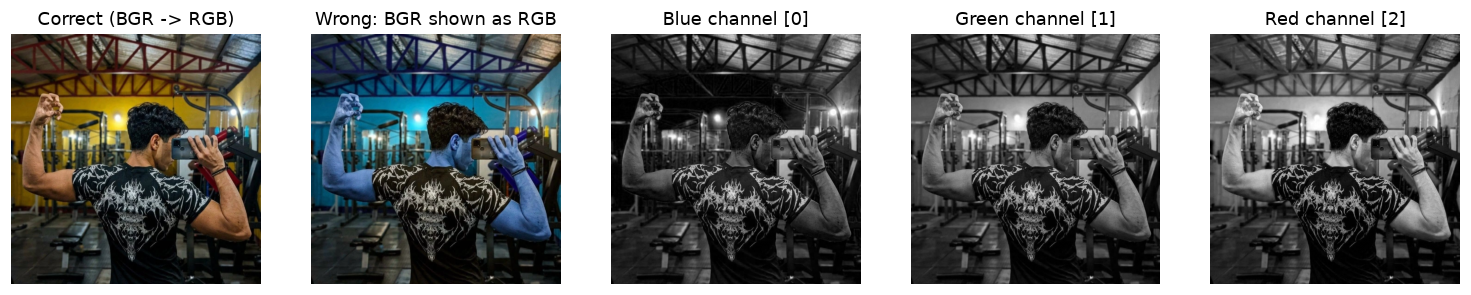
#> input picture projects/csst106/img/lab01_channels.png, 1471 x 295 px, given in place of scene.jpg, which was not available
$ python lab04_surf_features.py
#> lines starting #> are read from the running program, lines starting #| are printed output that depends on the picture
"""Lab 4 - SURF feature detection, matching, comparison with SIFT/ORB, and U-SURF.

SURF is patented, so the opencv-contrib-python wheels on PyPI are built WITHOUT
the "nonfree" module and cv2.xfeatures2d.SURF_create() raises an error.
This script uses real SURF when it is available (OpenCV built with
OPENCV_ENABLE_NONFREE=ON) and otherwise:
  * reproduces SURF's detector stage (Fast-Hessian = determinant of the Hessian
    computed with integral images / box filters) with skimage.feature.blob_doh
    to study the Hessian threshold, and
  * demonstrates the U-SURF idea (skip orientation assignment) with upright SIFT.
"""
import os
import time
import cv2
import numpy as np
import matplotlib
matplotlib.use("Agg")
import matplotlib.pyplot as plt

HERE = os.path.dirname(os.path.abspath(__file__))
OUT = os.path.join(HERE, "..", "site", "img")
os.makedirs(OUT, exist_ok=True)


def save(name):
    plt.savefig(os.path.join(OUT, name), dpi=110, bbox_inches="tight")
    plt.close()


# ---------------------------------------------------------------------------
# 1. Import libraries and load image
# ---------------------------------------------------------------------------
img = cv2.imread(os.path.join(HERE, "data", "scene.jpg"), cv2.IMREAD_GRAYSCALE)
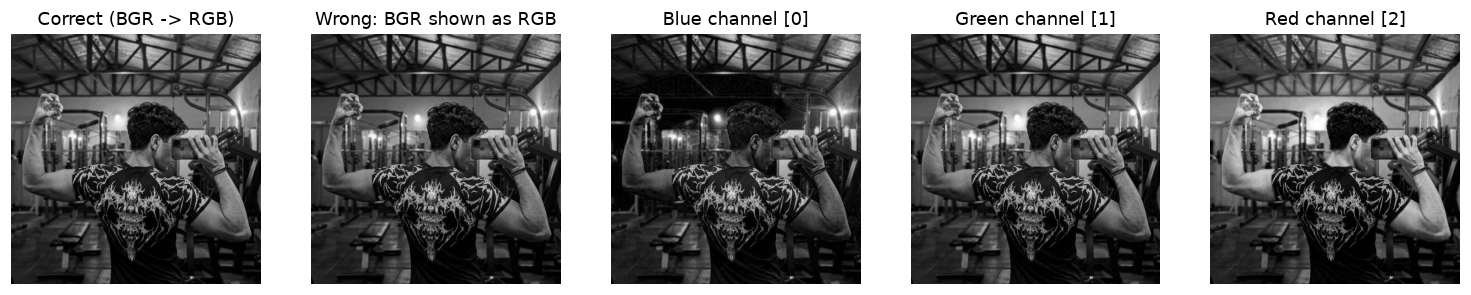
#> img: shape (295, 1471); min 0, max 255, mean 115
if img is None:
    raise FileNotFoundError("Error loading image")
h, w = img.shape
#> h = 295; w = 1471

# Second view of the same scene: rotated 30 deg, scaled 0.8x, brighter.
# Because we create it ourselves the TRUE transform M is known, so every match
# can be checked automatically (ground truth for matching accuracy).
def make_view(angle, scale, gain=1.15, bias=10):
#> called with angle = 30, scale = 0.8, gain = 1.15, bias = 10
    M = cv2.getRotationMatrix2D((w / 2, h / 2), angle, scale)
    view = cv2.warpAffine(img, M, (w, h), borderValue=0)
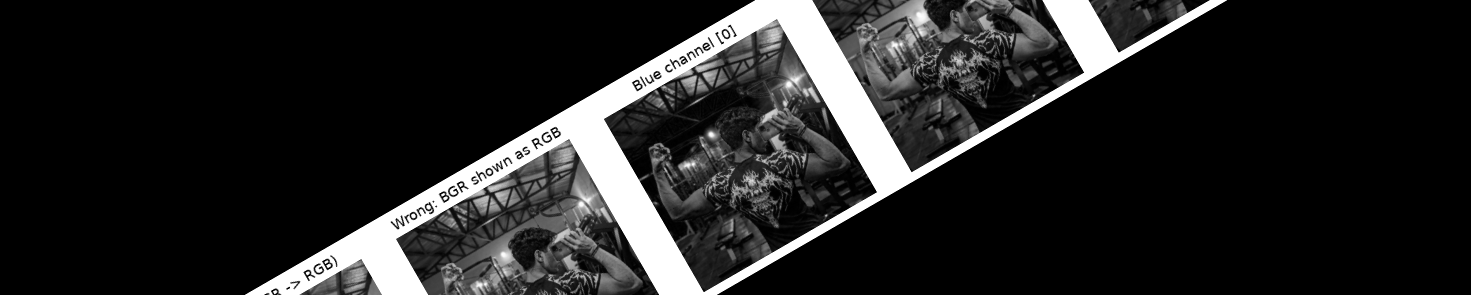
#> view: shape (295, 1471); min 0, max 255, mean 36.7
    view = cv2.convertScaleAbs(view, alpha=gain, beta=bias)
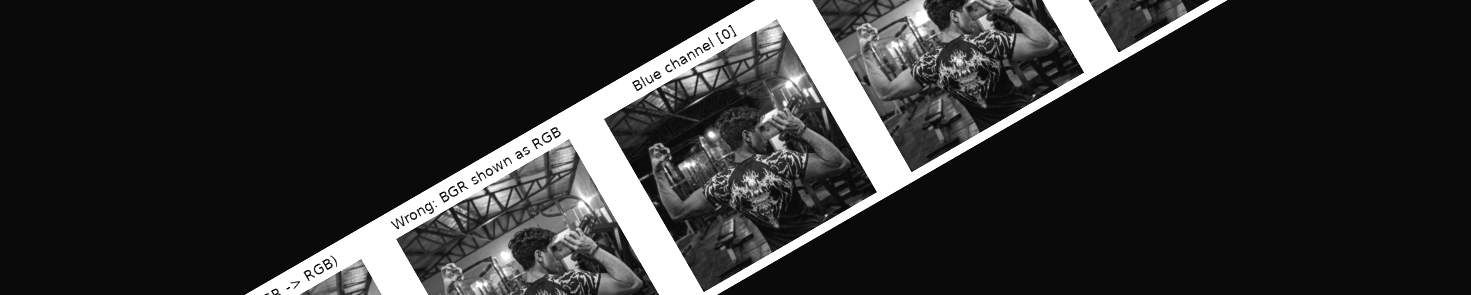
#> view: shape (295, 1471); min 10, max 255, mean 47.9
    return view, M

img2, M_true = make_view(30, 0.8)
#> M_true = [[0.693, 0.4, 166.9], [-0.4, 0.693, 339.5]]

# ---------------------------------------------------------------------------
# 2. Create SURF detector (if this OpenCV build has it)
# ---------------------------------------------------------------------------
try:
    cv2.xfeatures2d.SURF_create(400)
    SURF_AVAILABLE = True
except (cv2.error, AttributeError) as e:
    SURF_AVAILABLE = False
    print("SURF not available in this OpenCV build:", str(e).strip().splitlines()[-1])
print("OpenCV", cv2.__version__, "| SURF available:", SURF_AVAILABLE)

if SURF_AVAILABLE:
    hessian_threshold = 400
    surf = cv2.xfeatures2d.SURF_create(hessianThreshold=hessian_threshold)
    keypoints, descriptors = surf.detectAndCompute(img, None)
    print(f"Number of keypoints detected: {len(keypoints)}")

    # 3. Draw keypoints with size and orientation
    img_kp = cv2.drawKeypoints(img, keypoints, None, (255, 0, 0), cv2.DRAW_MATCHES_FLAGS_DRAW_RICH_KEYPOINTS)
    cv2.imwrite(os.path.join(OUT, "lab04_surf_keypoints.png"), img_kp)

    # Q1: Hessian threshold sweep with real SURF
    thresholds = [100, 400, 1000, 2000, 5000]
    counts = [len(cv2.xfeatures2d.SURF_create(t).detect(img, None)) for t in thresholds]
else:
    # Q1 with SURF's detector stage reproduced by blob_doh (determinant of Hessian,
    # integral-image box filters).  Its threshold plays the role of hessianThreshold.
    from skimage.feature import blob_doh
    norm = img.astype(np.float64) / 255.0
    # overlap=1.0 disables blob pruning, so (like SURF) only non-maximum suppression is applied
    thresholds = [0.0005, 0.001, 0.002, 0.005, 0.01]
#> (the run stopped early here; a loop or call above may not have finished)
